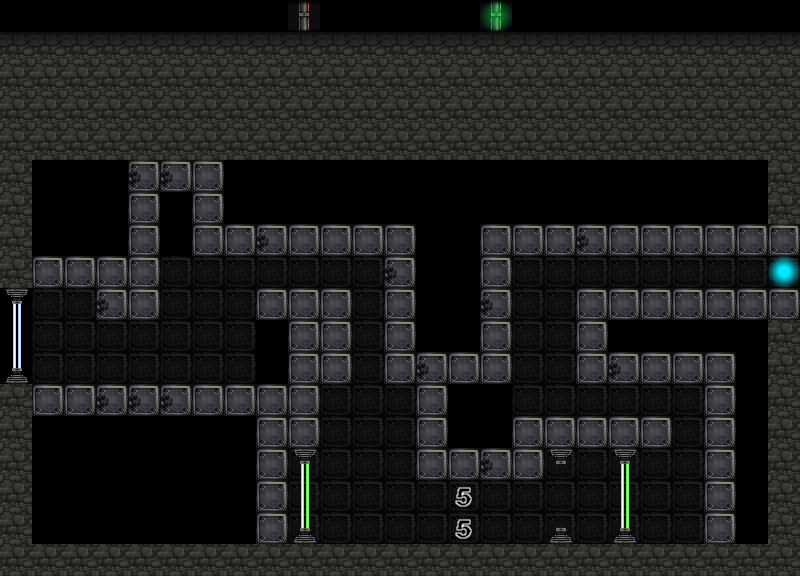

This game map was drawn from its Tiled (.tmx) file and the tilesets committed beside it. A one-line description and the trimmed map source follow:
An orthogonal 25x18 tile map with 32x32 px tiles, 2 tile layers (background, interactive).

<map version="1.0" orientation="orthogonal" width="25" height="18" tilewidth="32" tileheight="32">
 <properties>
  <property name="saiyan" value="4" />
  <property name="text" value="J'ai pas confiance en ce compte à rebours..." />
 </properties>
 <tileset firstgid="1" name="tileset" tilewidth="32" tileheight="32">
  <image source="../gfx/tileset.png" width="320" height="320" />
 </tileset>
 <layer name="background" width="25" height="18">
  <data>[450 cells, 450 non-empty, 6 distinct tile ids]</data>
 </layer>
 <layer name="interactive" width="25" height="18">
  <data>[450 cells, 439 non-empty, 14 distinct tile ids]</data>
 </layer>
</map>
